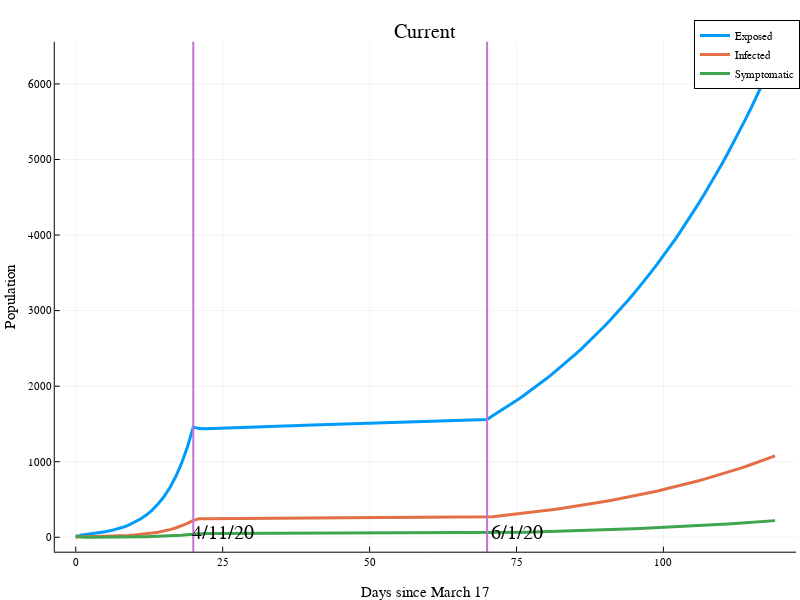

Notebook code cell kept with this figure:
### Code cell
x = data[1][1:end, 1]

# a = data[1][1:end, 3]
# plot(x, a, lw=3, label="Dead", size=(800, 600))

b = data[1][1:end, 4]
plot(x, b, lw=3, label="Exposed", size=(800, 600), title="Current")

c = data[1][1:end, 5]
plot!(x, c, lw=3, label="Infected")

d = data[1][1:end, 8]
plot!(x, d, lw=3, label="Symptomatic")

xlabel!("Days since March 17")
ylabel!("Population")

vline!([20, 70], label="", lw=2)
annotate!(20, 7500, "Lockdown", :left)
annotate!(70, 7500, "Re-open", :left)

annotate!(25, -100, "4/11/20", :bottom)
outer = annotate!(75, -100, "6/1/20", :bottom)

### Figure 1 — Plotly figure (JSON) as saved in the notebook; plotly's stock layout.template omitted (floating-point values rounded to 4 significant figures)
{"data": [{"colorbar": {"title": ""}, "legendgroup": "Exposed", "line": {"color": "rgba(0, 154, 250, 1.000)", "dash": "solid", "shape": "linear", "width": 3}, "mode": "lines", "name": "Exposed", "showlegend": true, "type": "scatter", "x": [0, 1, 2, 3, 4, 5, 6, 7, 8, 9, 10, 11, 12, 13, 14, 15, 16, 17, 18, 19, 20, 21, 22, 23, 24, 25, 26, 27, 28, 29, 30, 31, 32, 33, 34, 35, 36, 37, 38, 39, 40, 41, 42, 43, 44, 45, 46, 47, 48, 49, 50, 51, 52, 53, 54, 55, 56, 57, 58, 59, 60, 61, 62, 63, 64, 65, 66, 67, 68, 69, 70, 71, 72, 73, 74, 75, 76, 77, 78, 79, 80, 81, 82, 83, 84, 85, 86, 87, 88, 89, 90, 91, 92, 93, 94, 95, 96, 97, 98, 99, 100, 101, 102, 103, 104, 105, 106, 107, 108, 109, 110, 111, 112, 113, 114, 115, 116, 117, 118, 119], "xaxis": "x1", "y": [0, 29.86, 39.49, 48.45, 59.19, 72.31, 88.35, 108.0, 131.9, 161.2, 196.9, 240.6, 294.0, 359.2, 438.9, 536.2, 655.1, 800.4, 977.9, 1195.0, 1460.0, 1438.0, 1437.0, 1439.0, 1442.0, 1444.0, 1447.0, 1450.0, 1453.0, 1455.0, 1458.0, 1461.0, 1464.0, 1466.0, 1469.0, 1472.0, 1475.0, 1477.0, 1480.0, 1483.0, 1485.0, 1488.0, 1491.0, 1493.0, 1496.0, 1498.0, 1501.0, 1504.0, 1506.0, 1509.0, 1511.0, 1514.0, 1516.0, 1519.0, 1521.0, 1524.0, 1526.0, 1529.0, 1531.0, 1534.0, 1536.0, 1539.0, 1541.0, 1544.0, 1546.0, 1548.0, 1551.0, 1553.0, 1555.0, 1558.0, 1560.0, 1611.0, 1659.0, 1708.0, 1759.0, 1811.0, 1864.0, 1919.0, 1976.0, 2034.0, 2094.0, 2156.0, 2219.0, 2284.0, 2351.0, 2420.0, 2491.0, 2564.0, 2639.0, 2717.0, 2796.0, 2878.0, 2962.0, 3048.0, 3137.0, 3229.0, 3323.0, 3419.0, 3518.0, 3621.0, 3725.0, 3833.0, 3944.0, 4058.0, 4175.0, 4296.0, 4419.0, 4546.0, 4677.0, 4811.0, 4948.0, 5090.0, 5235.0, 5384.0, 5537.0, 5695.0, 5856.0, 6022.0, 6192.0, 6367.0], "yaxis": "y1", "zmax": null, "zmin": null}, {"colorbar": {"title": ""}, "legendgroup": "Infected", "line": {"color": "rgba(227, 111, 71, 1.000)", "dash": "solid", "shape": "linear", "width": 3}, "mode": "lines", "name": "Infected", "showlegend": true, "type": "scatter", "x": [0, 1, 2, 3, 4, 5, 6, 7, 8, 9, 10, 11, 12, 13, 14, 15, 16, 17, 18, 19, 20, 21, 22, 23, 24, 25, 26, 27, 28, 29, 30, 31, 32, 33, 34, 35, 36, 37, 38, 39, 40, 41, 42, 43, 44, 45, 46, 47, 48, 49, 50, 51, 52, 53, 54, 55, 56, 57, 58, 59, 60, 61, 62, 63, 64, 65, 66, 67, 68, 69, 70, 71, 72, 73, 74, 75, 76, 77, 78, 79, 80, 81, 82, 83, 84, 85, 86, 87, 88, 89, 90, 91, 92, 93, 94, 95, 96, 97, 98, 99, 100, 101, 102, 103, 104, 105, 106, 107, 108, 109, 110, 111, 112, 113, 114, 115, 116, 117, 118, 119], "xaxis": "x1", "y": [2, 3.514, 5.72, 7.366, 9.075, 11.1, 13.57, 16.58, 20.25, 24.75, 30.24, 36.95, 45.14, 55.16, 67.39, 82.34, 100.6, 122.9, 150.2, 183.5, 224.2, 243.7, 246.5, 247.2, 247.7, 248.2, 248.7, 249.2, 249.6, 250.1, 250.6, 251.1, 251.6, 252.0, 252.5, 253.0, 253.4, 253.9, 254.4, 254.8, 255.3, 255.7, 256.2, 256.6, 257.1, 257.5, 258.0, 258.4, 258.9, 259.3, 259.8, 260.2, 260.6, 261.1, 261.5, 261.9, 262.4, 262.8, 263.2, 263.6, 264.1, 264.5, 264.9, 265.3, 265.7, 266.1, 266.5, 266.9, 267.3, 267.7, 268.1, 272.9, 280.6, 288.8, 297.4, 306.2, 315.2, 324.5, 334.1, 343.9, 354.1, 364.5, 375.2, 386.3, 397.6, 409.3, 421.3, 433.7, 446.4, 459.4, 472.9, 486.7, 500.9, 515.6, 530.6, 546.1, 562.0, 578.3, 595.1, 612.4, 630.1, 648.4, 667.2, 686.4, 706.3, 726.6, 747.6, 769.1, 791.2, 813.8, 837.2, 861.1, 885.7, 911.0, 936.9, 963.5, 990.9, 1019.0, 1048.0, 1077.0], "yaxis": "y1", "zmax": null, "zmin": null}, {"colorbar": {"title": ""}, "legendgroup": "Symptomatic", "line": {"color": "rgba(62, 164, 78, 1.000)", "dash": "solid", "shape": "linear", "width": 3}, "mode": "lines", "name": "Symptomatic", "showlegend": true, "type": "scatter", "x": [0, 1, 2, 3, 4, 5, 6, 7, 8, 9, 10, 11, 12, 13, 14, 15, 16, 17, 18, 19, 20, 21, 22, 23, 24, 25, 26, 27, 28, 29, 30, 31, 32, 33, 34, 35, 36, 37, 38, 39, 40, 41, 42, 43, 44, 45, 46, 47, 48, 49, 50, 51, 52, 53, 54, 55, 56, 57, 58, 59, 60, 61, 62, 63, 64, 65, 66, 67, 68, 69, 70, 71, 72, 73, 74, 75, 76, 77, 78, 79, 80, 81, 82, 83, 84, 85, 86, 87, 88, 89, 90, 91, 92, 93, 94, 95, 96, 97, 98, 99, 100, 101, 102, 103, 104, 105, 106, 107, 108, 109, 110, 111, 112, 113, 114, 115, 116, 117, 118, 119], "xaxis": "x1", "y": [22, 4.514, 1.681, 1.459, 1.698, 2.064, 2.521, 3.08, 3.763, 4.598, 5.618, 6.865, 8.388, 10.25, 12.52, 15.3, 18.69, 22.84, 27.9, 34.09, 41.65, 48.24, 50.57, 51.2, 51.41, 51.53, 51.64, 51.74, 51.84, 51.94, 52.04, 52.13, 52.23, 52.33, 52.43, 52.53, 52.62, 52.72, 52.82, 52.91, 53.01, 53.1, 53.2, 53.29, 53.39, 53.48, 53.57, 53.67, 53.76, 53.85, 53.94, 54.04, 54.13, 54.22, 54.31, 54.4, 54.49, 54.58, 54.66, 54.75, 54.84, 54.93, 55.01, 55.1, 55.19, 55.27, 55.36, 55.44, 55.52, 55.61, 55.69, 56.16, 57.43, 59.04, 60.77, 62.57, 64.41, 66.31, 68.27, 70.28, 72.36, 74.49, 76.68, 78.94, 81.26, 83.64, 86.1, 88.63, 91.23, 93.9, 96.65, 99.48, 102.4, 105.4, 108.4, 111.6, 114.9, 118.2, 121.6, 125.2, 128.8, 132.5, 136.4, 140.3, 144.4, 148.5, 152.8, 157.2, 161.7, 166.4, 171.2, 176.1, 181.1, 186.3, 191.6, 197.0, 202.6, 208.4, 214.3, 220.3], "yaxis": "y1", "zmax": null, "zmin": null}, {"colorbar": {"title": ""}, "legendgroup": "", "line": {"color": "rgba(195, 113, 210, 1.000)", "dash": "solid", "shape": "linear", "width": 2}, "mode": "lines", "name": "", "showlegend": false, "type": "scatter", "x": [20, 20], "xaxis": "x1", "y": [-675100.0, 681400.0], "yaxis": "y1", "zmax": null, "zmin": null}, {"colorbar": {"title": ""}, "legendgroup": "", "line": {"color": "rgba(195, 113, 210, 1.000)", "dash": "solid", "shape": "linear", "width": 2}, "mode": "lines", "name": "", "showlegend": false, "type": "scatter", "x": [70, 70], "xaxis": "x1", "y": [-675100.0, 681400.0], "yaxis": "y1", "zmax": null, "zmin": null}], "layout": {"annotations": [{"font": {"color": "rgba(0, 0, 0, 1.000)", "family": "sans-serif", "size": 20}, "rotation": 0, "showarrow": false, "text": "Current", "x": 0.5318, "xanchor": "center", "xref": "paper", "y": 1, "yanchor": "top", "yref": "paper"}, {"font": {"color": "rgba(0, 0, 0, 1.000)", "family": "sans-serif", "size": 20}, "rotation": 0, "showarrow": false, "text": "Lockdown", "x": 20, "xanchor": "left", "xref": "x", "y": 7500, "yanchor": "middle", "yref": "y"}, {"font": {"color": "rgba(0, 0, 0, 1.000)", "family": "sans-serif", "size": 20}, "rotation": 0, "showarrow": false, "text": "Re-open", "x": 70, "xanchor": "left", "xref": "x", "y": 7500, "yanchor": "middle", "yref": "y"}, {"font": {"color": "rgba(0, 0, 0, 1.000)", "family": "sans-serif", "size": 20}, "rotation": 0, "showarrow": false, "text": "4/11/20", "x": 25, "xanchor": "center", "xref": "x", "y": -100, "yanchor": "bottom", "yref": "y"}, {"font": {"color": "rgba(0, 0, 0, 1.000)", "family": "sans-serif", "size": 20}, "rotation": 0, "showarrow": false, "text": "6/1/20", "x": 75, "xanchor": "center", "xref": "x", "y": -100, "yanchor": "bottom", "yref": "y"}], "height": 600, "legend": {"bgcolor": "rgba(255, 255, 255, 1.000)", "bordercolor": "rgba(0, 0, 0, 1.000)", "borderwidth": 1, "font": {"color": "rgba(0, 0, 0, 1.000)", "family": "sans-serif", "size": 11}, "tracegroupgap": 0, "traceorder": "normal", "x": 1, "xanchor": "auto", "y": 1, "yanchor": "auto"}, "margin": {"b": 20, "l": 0, "r": 0, "t": 20}, "paper_bgcolor": "rgba(255, 255, 255, 1.000)", "plot_bgcolor": "rgba(255, 255, 255, 1.000)", "showlegend": true, "width": 800, "xaxis": {"anchor": "y1", "domain": [0.06846, 0.9951], "gridcolor": "rgba(0, 0, 0, 0.100)", "gridwidth": 0.5, "linecolor": "rgba(0, 0, 0, 1.000)", "mirror": false, "range": [-3.57, 122.6], "showgrid": true, "showline": true, "showticklabels": true, "tickangle": 0, "tickcolor": "rgb(0, 0, 0)", "tickfont": {"color": "rgba(0, 0, 0, 1.000)", "family": "sans-serif", "size": 11}, "tickmode": "array", "ticks": "inside", "ticktext": ["0", "25", "50", "75", "100"], "tickvals": [0, 25, 50, 75, 100], "title": "Days since March 17", "titlefont": {"color": "rgba(0, 0, 0, 1.000)", "family": "sans-serif", "size": 15}, "type": "-", "visible": true, "zeroline": false, "zerolinecolor": "rgba(0, 0, 0, 1.000)"}, "yaxis": {"anchor": "x1", "domain": [0.05054, 0.961], "gridcolor": "rgba(0, 0, 0, 0.100)", "gridwidth": 0.5, "linecolor": "rgba(0, 0, 0, 1.000)", "mirror": false, "range": [-191.0, 6558.0], "showgrid": true, "showline": true, "showticklabels": true, "tickangle": 0, "tickcolor": "rgb(0, 0, 0)", "tickfont": {"color": "rgba(0, 0, 0, 1.000)", "family": "sans-serif", "size": 11}, "tickmode": "array", "ticks": "inside", "ticktext": ["0", "1000", "2000", "3000", "4000", "5000", "6000"], "tickvals": [0, 1000, 2000, 3000, 4000, 5000, 6000], "title": "Population", "titlefont": {"color": "rgba(0, 0, 0, 1.000)", "family": "sans-serif", "size": 15}, "type": "-", "visible": true, "zeroline": false, "zerolinecolor": "rgba(0, 0, 0, 1.000)"}}}
